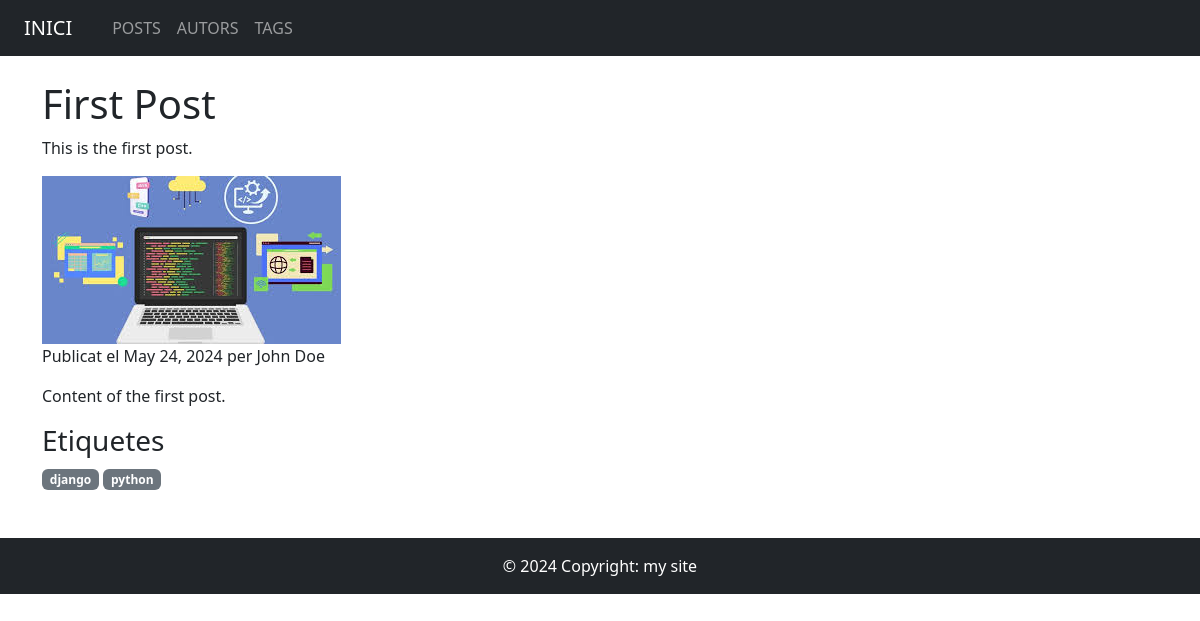
Page /post/first-post/ on the committed database.
### blog/models.py (models this page shows, shortened)
class Post(models.Model):
    title = models.CharField(max_length=200)
    excerpt = models.TextField()
    content = models.TextField()
    created_at = models.DateTimeField(auto_now_add=True)
    image_name = models.CharField(max_length=100)
    date = models.DateField()
    slug = models.SlugField(unique=True)
    author = models.ForeignKey(Author, on_delete=models.CASCADE)
    tags = models.ManyToManyField('Tag', blank=True)

class Author(models.Model):
    first_name = models.CharField(max_length=100)
    last_name = models.CharField(max_length=100)
    email = models.EmailField()
    bio = models.TextField(blank=True)
    def __str__(self):
        return f"{self.first_name} {self.last_name}"

class Tag(models.Model):
    name = models.CharField(max_length=50, unique=True)

### blog/views.py (the view)
# urls.py: path('post/<slug:slug>/', views.post_detail, name='post_detail'),
def post_detail(request, slug):
    post = get_object_or_404(Post, slug=slug)
    return render(request, 'blog/post_detail.html', {'post': post})

### blog/templates/blog/post_detail.html (shortened to what this page needs)
{% extends 'blog/base.html' %}
{% load static %}
{% block content %}
  <h1>{{ post.title }}</h1>
  <p>{{ post.excerpt }}</p>
  <img src="{% static 'blog/img/' %}{{ post.image_name }}" alt="{{ post.title }}">
  <p>Publicat el {{ post.date }} per {{ post.author }}</p>
  <div>
    {{ post.content|linebreaks }}
  </div>
  <h3>Etiquetes</h3>
  {% if post.tags.all %}
    {% for tag in post.tags.all %}
      <span class="badge bg-secondary">{{ tag.name }}</span>
    {% endfor %}
  {% else %}
    <p>No hi ha etiquetes.</p>
  {% endif %}
{% endblock %}

### rows in the picture
Post: title "First Post", excerpt "This is the first post.", image_name (picture), date "May 24, 2024", author "John Doe", content "Content of the first post."
Tag: name "django"
Tag: name "python"
